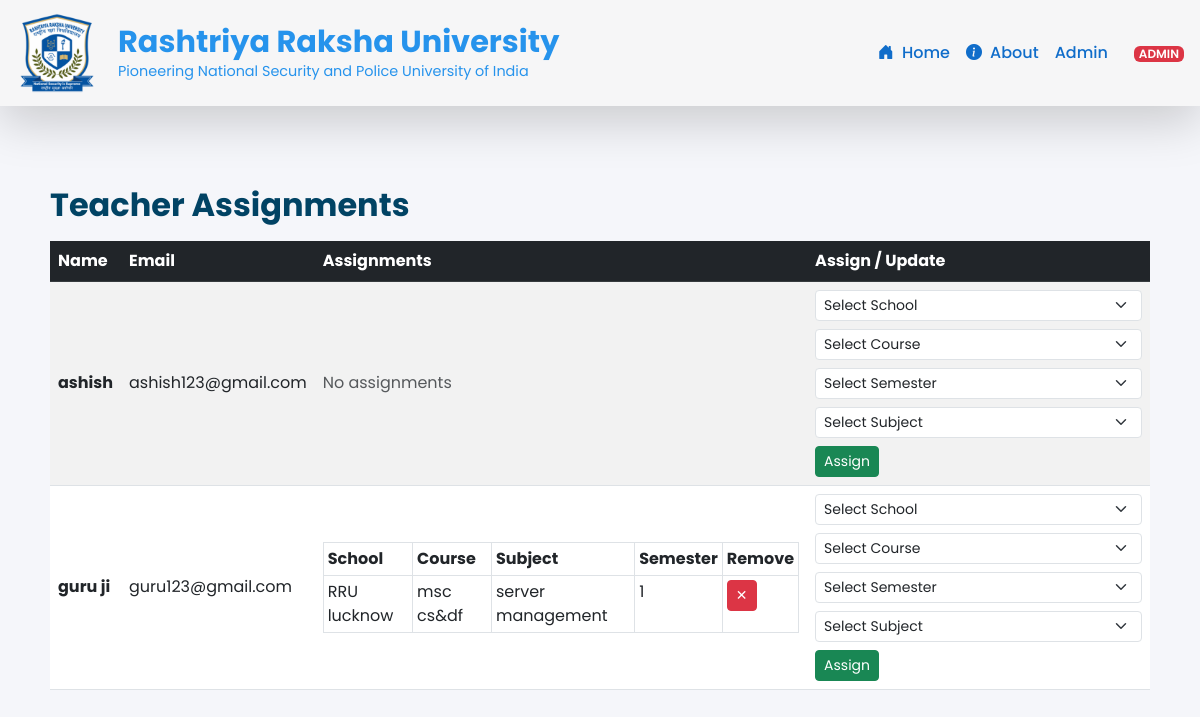
/admin/teachers (signed in), run on the app's committed database.
### tables this page shows
CREATE TABLE teachers (
    id INTEGER PRIMARY KEY AUTOINCREMENT,
    name TEXT NOT NULL,
    email TEXT UNIQUE NOT NULL,
    password TEXT NOT NULL,
    department TEXT
, school_id INTEGER, otp_hash TEXT, otp_expiry DATETIME);

CREATE TABLE teacher_courses (
    id INTEGER PRIMARY KEY AUTOINCREMENT,
    teacher_id INTEGER NOT NULL,
    course_id INTEGER NOT NULL, school_id INTEGER, subject_id INTEGER, semester INTEGER DEFAULT 1,
    FOREIGN KEY(teacher_id) REFERENCES teachers(id) ON DELETE CASCADE,
    FOREIGN KEY(course_id) REFERENCES "old_courses"(id) ON DELETE CASCADE,
    UNIQUE(teacher_id, course_id)
);

CREATE TABLE schools (
    id INTEGER PRIMARY KEY AUTOINCREMENT,
    school_name TEXT NOT NULL UNIQUE
);

CREATE TABLE courses (
    id INTEGER PRIMARY KEY AUTOINCREMENT,
    course_name TEXT NOT NULL,
    school_id INTEGER NOT NULL,
    UNIQUE(course_name, school_id),
    FOREIGN KEY (school_id) REFERENCES schools(id)
);

CREATE TABLE subjects (
    id INTEGER PRIMARY KEY AUTOINCREMENT,
    subject_name TEXT NOT NULL,
    course_id INTEGER NOT NULL,
    semester INTEGER NOT NULL,
    FOREIGN KEY (course_id) REFERENCES courses(id) ON DELETE CASCADE,
    UNIQUE (subject_name, course_id, semester)
);

### app.py (the view)
@app.route("/admin/teachers")
def view_teachers():
    if session.get("role") != "admin":
        return redirect(url_for("login"))
    conn = get_db_connection()
    teachers = conn.execute("""
         SELECT t.*, sc.school_name
        FROM teachers t
        LEFT JOIN schools sc ON t.school_id = sc.id
    """).fetchall()
    schools = conn.execute("SELECT * FROM schools").fetchall()
    teacher_courses_map = {}
    for t in teachers:
        courses = conn.execute("""
            SELECT id, course_name
            FROM courses
            WHERE school_id=?
        """, (t["school_id"],)).fetchall()
        teacher_courses_map[t["id"]] = courses
    assigned_courses = {}
    assignments = conn.execute("""
    SELECT tc.id, tc.teacher_id, tc.semester,
           sc.school_name, c.course_name, s.subject_name
    FROM teacher_courses tc
    JOIN schools sc ON tc.school_id = sc.id
    JOIN courses c ON tc.course_id = c.id
    JOIN subjects s ON tc.subject_id = s.id
""").fetchall()
    for a in assignments: assigned_courses.setdefault(a["teacher_id"], []).append({
        "id": a["id"],                # assignment id (delete में काम आएगा)
        "school": a["school_name"],
        "course": a["course_name"],
        "subject": a["subject_name"],
        "semester": a["semester"]
    })
    return render_template(
        "view_teachers.html",
        teachers=teachers,
        schools=schools,
        teacher_courses=assigned_courses,
        teacher_courses_map=teacher_courses_map
    )

### app.py (called while the page is built)
@app.before_request
def block_bad_bots():
    ua = request.headers.get("User-Agent", "").lower()
    for bad in BAD_AGENTS:
        if bad in ua:
            abort(403)

def get_db_connection():
    conn = sqlite3.connect("rru.db")
    conn.row_factory = sqlite3.Row
    return conn

@app.before_request
def block_sql_injection():
    data = str(request.values)
    if SQL_PATTERN.search(data):
        abort(403)

@app.before_request
def show_session():
    print("\n Current Session Data:", dict(session))

### templates/view_teachers.html (shortened to what this page needs)
{% extends "base.html" %}
{% block content %}
<div class="container mt-4">
  <h2 class="mb-3">Teacher Assignments</h2>
  <table class="table table-striped table-hover align-middle">
    <thead class="table-dark">
      <tr>
        <th>Name</th>
        <th>Email</th>
        <th>Assignments</th>
        <th>Assign / Update</th>
      </tr>
    </thead>
    <tbody>
      {% for t in teachers %}
      <tr>
        <td><strong>{{ t.name }}</strong></td>
        <td>{{ t.email }}</td>
        <td>
          {% if teacher_courses.get(t.id) %}
          <table class="table table-bordered table-sm mb-0">
            <thead>
              <tr>
                <th>School</th>
                <th>Course</th>
                <th>Subject</th>
                <th>Semester</th>
                <th>Remove</th>
              </tr>
            </thead>
            <tbody>
              {% for a in teacher_courses[t.id] %}
              <tr>
                <td>{{ a.school }}</td>
                <td>{{ a.course }}</td>
                <td>{{ a.subject }}</td>
                <td>{{ a.semester }}</td>
                <td>
                  <form method="POST" action="{{ url_for('delete_assignment', assignment_id=a.id) }}">
                    <button class="btn btn-sm btn-danger" onclick="return confirm('Remove this assignment?')">✕</button>
                  </form>
                </td>
              </tr>
              {% endfor %}
            </tbody>
          </table>
          {% else %}
            <span class="text-muted">No assignments</span>
          {% endif %}
        </td>
        <td>
          <form method="POST" action="{{ url_for('assign_course', teacher_id=t.id) }}"
                class="needs-validation d-flex flex-wrap gap-2" novalidate>
            <select name="school_id" class="form-select form-select-sm"
                    onchange="loadCourses(this, '{{ t.id }}')" required>
              <option value="">Select School</option>
            </select>
            <select name="course_id" id="course_{{ t.id }}"
                    class="form-select form-select-sm" onchange="updateSubjects('{{ t.id }}')" required>
              <option value="">Select Course</option>
            </select>
            <select name="semester" id="semester_{{ t.id }}"
                    class="form-select form-select-sm" onchange="updateSubjects('{{ t.id }}')" required>
              <option value="">Select Semester</option>
            </select>
            <select name="subject_id" id="subject_{{ t.id }}" class="form-select form-select-sm" required>
              <option value="">Select Subject</option>
            </select>
            <button class="btn btn-sm btn-success">Assign</button>
          </form>
        </td>
      </tr>
      {% endfor %}
    </tbody>
  </table>
</div>
{% endblock %}

### static/style.css (style rules this page uses)
body { font-family: "Segoe UI", Arial, sans-serif; margin: 0; padding: 0; background-color: #f5f6fa; color: #0c0c0c; }
.container { padding: 20px 10px; }
.container h2 { color: #014364; font-weight: 700; }

### templates/base.html (style rules this page uses)
.container { margin-top: 0px !important; }

### data on the page
teachers: name "ashish", email "ashish123@gmail.com", shows "No assignments"
teachers: name "guru ji", email "guru123@gmail.com"
teacher_courses: school "RRU lucknow", course "msc cs&df", subject "server management", semester "1"
